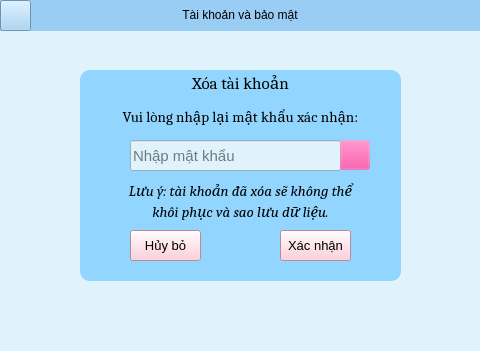
<?xml version="1.0" encoding="UTF-8"?>
<ui version="4.0">
 <class>cdxoataikhoan2_form</class>
 <widget class="QMainWindow" name="cdxoataikhoan2_form">
  <property name="geometry">
   <rect>
    <x>0</x>
    <y>0</y>
    <width>480</width>
    <height>351</height>
   </rect>
  </property>
  <property name="windowTitle">
   <string>Xóa tài khoản</string>
  </property>
  <property name="styleSheet">
   <string notr="true">background-color: rgb(224, 243, 253);</string>
  </property>
  <widget class="QWidget" name="centralwidget">
   <widget class="QPushButton" name="btn_return">
    <property name="geometry">
     <rect>
      <x>0</x>
      <y>0</y>
      <width>31</width>
      <height>31</height>
     </rect>
    </property>
    <property name="styleSheet">
     <string notr="true">background-color: rgb(154, 205, 244);</string>
    </property>
    <property name="text">
     <string/>
    </property>
    <property name="icon">
     <iconset>
      <normaloff>images/ic_return.png</normaloff>images/ic_return.png</iconset>
    </property>
   </widget>
   <widget class="QLabel" name="label">
    <property name="geometry">
     <rect>
      <x>0</x>
      <y>0</y>
      <width>480</width>
      <height>31</height>
     </rect>
    </property>
    <property name="styleSheet">
     <string notr="true">background-color: rgb(154, 205, 244);
font: 16pt &quot;Cambria&quot;;</string>
    </property>
    <property name="text">
     <string>&lt;html&gt;&lt;head/&gt;&lt;body&gt;&lt;p align=&quot;center&quot;&gt;Tài khoản và bảo mật&lt;/p&gt;&lt;/body&gt;&lt;/html&gt;</string>
    </property>
   </widget>
   <widget class="QLabel" name="label_2">
    <property name="geometry">
     <rect>
      <x>100</x>
      <y>100</y>
      <width>281</width>
      <height>31</height>
     </rect>
    </property>
    <property name="font">
     <font>
      <family>Cambria</family>
      <pointsize>11</pointsize>
     </font>
    </property>
    <property name="styleSheet">
     <string notr="true">background-color: rgb(146, 214, 255);border-radius:10px;
</string>
    </property>
    <property name="text">
     <string>Vui lòng nhập lại mật khẩu xác nhận:</string>
    </property>
    <property name="alignment">
     <set>Qt::AlignCenter</set>
    </property>
   </widget>
   <widget class="QLabel" name="lbl_xoatk">
    <property name="geometry">
     <rect>
      <x>80</x>
      <y>70</y>
      <width>321</width>
      <height>211</height>
     </rect>
    </property>
    <property name="font">
     <font>
      <family>Cambria</family>
      <pointsize>13</pointsize>
      <weight>50</weight>
      <italic>false</italic>
      <bold>false</bold>
     </font>
    </property>
    <property name="styleSheet">
     <string notr="true">border-radius:10px;
font: 13pt &quot;Cambria&quot;;
background-color: rgb(146, 214, 255);</string>
    </property>
    <property name="text">
     <string>Xóa tài khoản</string>
    </property>
    <property name="alignment">
     <set>Qt::AlignHCenter|Qt::AlignTop</set>
    </property>
   </widget>
   <widget class="QPushButton" name="btn_huybo">
    <property name="geometry">
     <rect>
      <x>130</x>
      <y>230</y>
      <width>71</width>
      <height>31</height>
     </rect>
    </property>
    <property name="font">
     <font>
      <pointsize>10</pointsize>
     </font>
    </property>
    <property name="styleSheet">
     <string notr="true">background-color: rgb(255, 194, 209);</string>
    </property>
    <property name="text">
     <string>Hủy bỏ</string>
    </property>
   </widget>
   <widget class="QLineEdit" name="txt_matkhau">
    <property name="geometry">
     <rect>
      <x>130</x>
      <y>140</y>
      <width>211</width>
      <height>31</height>
     </rect>
    </property>
    <property name="font">
     <font>
      <pointsize>11</pointsize>
     </font>
    </property>
    <property name="echoMode">
     <enum>QLineEdit::Password</enum>
    </property>
    <property name="placeholderText">
     <string>Nhập mật khẩu</string>
    </property>
   </widget>
   <widget class="QPushButton" name="btn_anmk">
    <property name="geometry">
     <rect>
      <x>340</x>
      <y>140</y>
      <width>30</width>
      <height>30</height>
     </rect>
    </property>
    <property name="sizePolicy">
     <sizepolicy hsizetype="Minimum" vsizetype="Ignored">
      <horstretch>0</horstretch>
      <verstretch>0</verstretch>
     </sizepolicy>
    </property>
    <property name="maximumSize">
     <size>
      <width>100</width>
      <height>100</height>
     </size>
    </property>
    <property name="styleSheet">
     <string notr="true">background-color: rgba(245, 40, 145, 0);</string>
    </property>
    <property name="text">
     <string/>
    </property>
    <property name="icon">
     <iconset>
      <normaloff>images/ic_hide.png</normaloff>images/ic_hide.png</iconset>
    </property>
    <property name="iconSize">
     <size>
      <width>15</width>
      <height>15</height>
     </size>
    </property>
   </widget>
   <widget class="QLabel" name="label_3">
    <property name="geometry">
     <rect>
      <x>100</x>
      <y>180</y>
      <width>281</width>
      <height>41</height>
     </rect>
    </property>
    <property name="font">
     <font>
      <family>Cambria</family>
      <pointsize>11</pointsize>
      <italic>true</italic>
     </font>
    </property>
    <property name="styleSheet">
     <string notr="true">background-color: rgb(146, 214, 255);border-radius:10px;
</string>
    </property>
    <property name="text">
     <string>Lưu ý: tài khoản đã xóa sẽ không thể 
khôi phục và sao lưu dữ liệu.</string>
    </property>
    <property name="alignment">
     <set>Qt::AlignCenter</set>
    </property>
   </widget>
   <widget class="QPushButton" name="btn_xacnhan">
    <property name="geometry">
     <rect>
      <x>280</x>
      <y>230</y>
      <width>71</width>
      <height>31</height>
     </rect>
    </property>
    <property name="font">
     <font>
      <pointsize>10</pointsize>
     </font>
    </property>
    <property name="styleSheet">
     <string notr="true">background-color: rgb(255, 194, 209);</string>
    </property>
    <property name="text">
     <string>Xác nhận</string>
    </property>
   </widget>
   <widget class="QPushButton" name="btn_hienmk">
    <property name="geometry">
     <rect>
      <x>340</x>
      <y>140</y>
      <width>30</width>
      <height>30</height>
     </rect>
    </property>
    <property name="styleSheet">
     <string notr="true">background-color: rgba(245, 40, 145, 0)</string>
    </property>
    <property name="text">
     <string/>
    </property>
    <property name="icon">
     <iconset>
      <normaloff>images/ic_visible.png</normaloff>images/ic_visible.png</iconset>
    </property>
    <property name="iconSize">
     <size>
      <width>15</width>
      <height>15</height>
     </size>
    </property>
   </widget>
   <zorder>lbl_xoatk</zorder>
   <zorder>label</zorder>
   <zorder>btn_return</zorder>
   <zorder>label_2</zorder>
   <zorder>btn_huybo</zorder>
   <zorder>txt_matkhau</zorder>
   <zorder>btn_anmk</zorder>
   <zorder>label_3</zorder>
   <zorder>btn_xacnhan</zorder>
   <zorder>btn_hienmk</zorder>
  </widget>
  <widget class="QMenuBar" name="menubar">
   <property name="geometry">
    <rect>
     <x>0</x>
     <y>0</y>
     <width>480</width>
     <height>18</height>
    </rect>
   </property>
  </widget>
  <widget class="QStatusBar" name="statusbar"/>
 </widget>
 <resources/>
 <connections/>
</ui>
